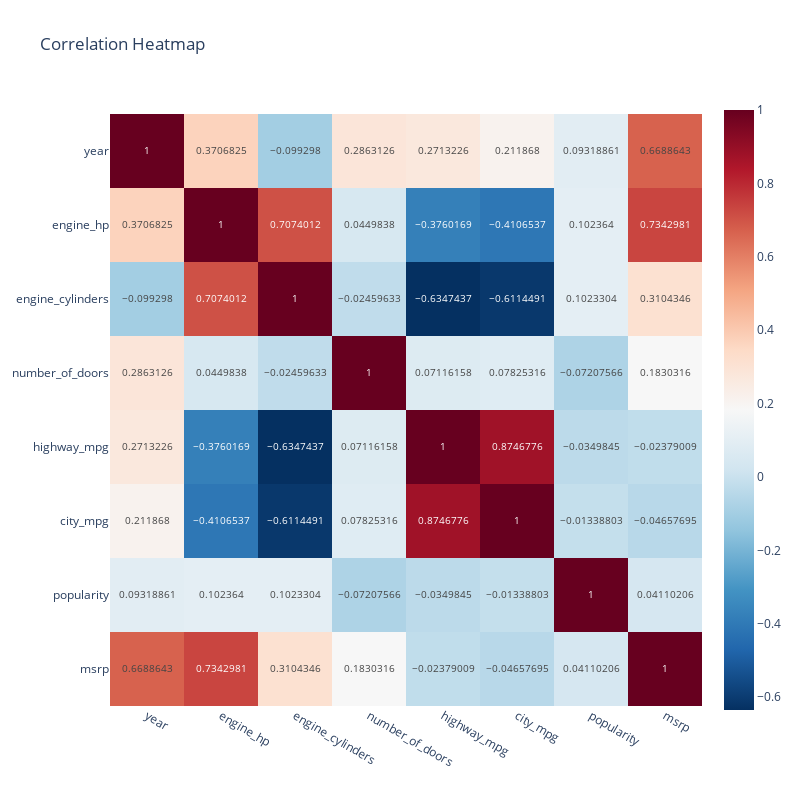

Here is the notebook cell this chart was saved with:
### Code cell
c_table = df_nums.corr()
fig4 = px.imshow(c_table, text_auto=True, color_continuous_scale='RdBu_r', title='Correlation Heatmap', width=800, height=800)
fig4.update_traces(textfont_size=9.5)
fig4.show()

### Figure 1 — Plotly figure (JSON) as saved in the notebook; plotly's stock layout.template omitted (floating-point values rounded to 4 significant figures)
{"data": [{"coloraxis": "coloraxis", "hovertemplate": "x: %{x}<br>y: %{y}<br>color: %{z}<extra></extra>", "name": "0", "textfont": {"size": 9.5}, "texttemplate": "%{z}", "type": "heatmap", "x": ["year", "engine_hp", "engine_cylinders", "number_of_doors", "highway_mpg", "city_mpg", "popularity", "msrp"], "xaxis": "x", "y": ["year", "engine_hp", "engine_cylinders", "number_of_doors", "highway_mpg", "city_mpg", "popularity", "msrp"], "yaxis": "y", "z": [[1.0, 0.3707, -0.0993, 0.2863, 0.2713, 0.2119, 0.09319, 0.6689], [0.3707, 1.0, 0.7074, 0.04498, -0.376, -0.4107, 0.1024, 0.7343], [-0.0993, 0.7074, 1.0, -0.0246, -0.6347, -0.6114, 0.1023, 0.3104], [0.2863, 0.04498, -0.0246, 1.0, 0.07116, 0.07825, -0.07208, 0.183], [0.2713, -0.376, -0.6347, 0.07116, 1.0, 0.8747, -0.03498, -0.02379], [0.2119, -0.4107, -0.6114, 0.07825, 0.8747, 1.0, -0.01339, -0.04658], [0.09319, 0.1024, 0.1023, -0.07208, -0.03498, -0.01339, 1.0, 0.0411], [0.6689, 0.7343, 0.3104, 0.183, -0.02379, -0.04658, 0.0411, 1.0]]}], "layout": {"coloraxis": {"colorscale": [[0, "rgb(5,48,97)"], [0.1, "rgb(33,102,172)"], [0.2, "rgb(67,147,195)"], [0.3, "rgb(146,197,222)"], [0.4, "rgb(209,229,240)"], [0.5, "rgb(247,247,247)"], [0.6, "rgb(253,219,199)"], [0.7, "rgb(244,165,130)"], [0.8, "rgb(214,96,77)"], [0.9, "rgb(178,24,43)"], [1, "rgb(103,0,31)"]]}, "height": 800, "title": {"text": "Correlation Heatmap"}, "width": 800, "xaxis": {"anchor": "y", "constrain": "domain", "domain": [0, 1], "scaleanchor": "y"}, "yaxis": {"anchor": "x", "autorange": "reversed", "constrain": "domain", "domain": [0, 1]}}}
